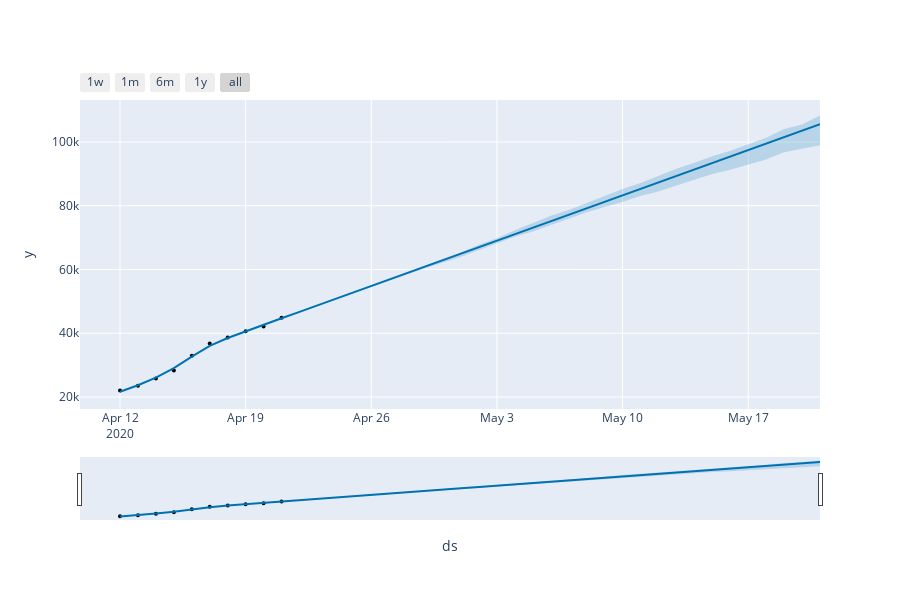

Notebook cell for this chart:
### Markdown cell above
Para poder ver los componentes del pronóstico, usaremos plot_plotly.

### Code cell
fig = plot_plotly(m, forecast)
py.iplot(fig) 
fig = m.plot(forecast,xlabel='Fecha',ylabel='Confirmados')
